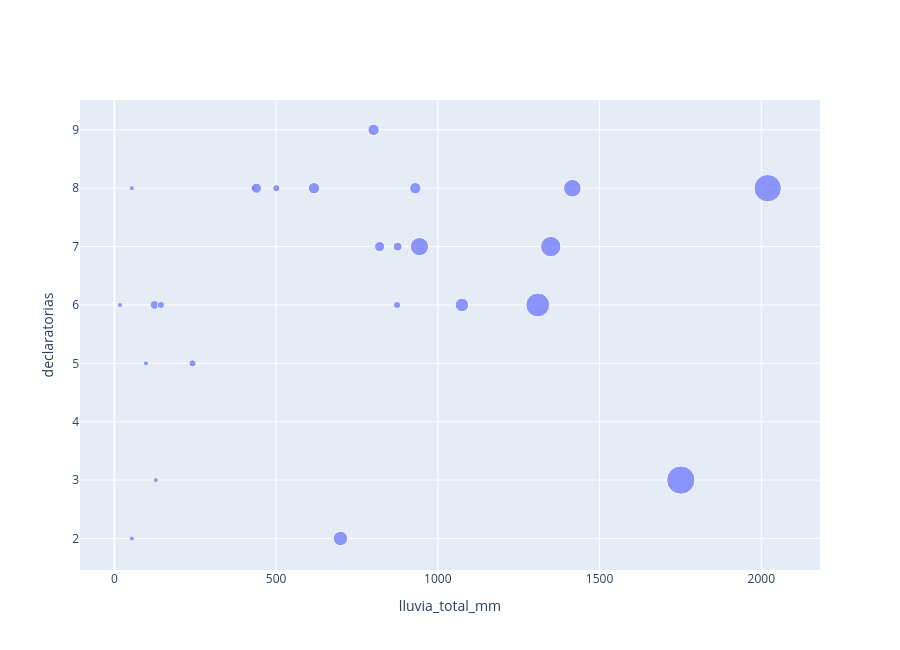

The notebook cell this image was saved under:
### Markdown cell above
Ahora, segun departamentos veremos las relaciones entre el total de lluvia y la cantidad de declaratorias, con un gráfico de dispersión.

### Code cell
# Columna solo para el tamaño: +1 para que los departamentos con 0 días no desaparezcan
df["tamano"] = df["dias_lluvia_fuerte"] + 1

fig2 = px.scatter(df,
                  x="lluvia_total_mm",
                  y="declaratorias",
                  hover_name="departamento",
                  size="tamano",
                  hover_data={"tamano": False, "dias_lluvia_fuerte": True},
                  labels={"dias_lluvia_fuerte": "Días con lluvia fuerte"},
                  height=650)

fig2.update_layout(margin=dict(t=100))
fig2.show()

### Figure 1 — Plotly figure (JSON) as saved in the notebook; plotly's stock layout.template omitted (floating-point values rounded to 4 significant figures)
{"data": [{"customdata": [[1, 0], [12, 11], [4, 3], [4, 3], [2, 1], [3, 2], [1, 0], [5, 4], [5, 4], [5, 4], [3, 2], [16, 15], [2, 1], [1, 0], [1, 0], [29, 28], [31, 30], [1, 0], [2, 1], [2, 1], [7, 6], [13, 12], [1, 0], [8, 7], [22, 21]], "hovertemplate": "<b>%{hovertext}</b><br><br>lluvia_total_mm=%{x}<br>declaratorias=%{y}<br>Días con lluvia fuerte=%{customdata[1]}<extra></extra>", "hovertext": ["Amazonas", "Áncash", "Apurímac", "Arequipa", "Ayacucho", "Cajamarca", "Callao", "Cusco", "Huancavelica", "Huánuco", "Ica", "Junín", "La Libertad", "Lambayeque", "Lima", "Loreto", "Madre de Dios", "Moquegua", "Pasco", "Piura", "Puno", "San Martín", "Tacna", "Tumbes", "Ucayali"], "legendgroup": "", "marker": {"color": "#636efa", "size": [1, 12, 4, 4, 2, 3, 1, 5, 5, 5, 3, 16, 2, 1, 1, 29, 31, 1, 2, 2, 7, 13, 1, 8, 22], "sizemode": "area", "sizeref": 0.0775, "symbol": "circle"}, "mode": "markers", "name": "", "orientation": "v", "showlegend": false, "type": "scatter", "x": [427.9, 1416.0, 820.0, 439.4, 500.8, 875.7, 54.0, 801.3, 930.4, 617.0, 124.3, 1349.0, 143.8, 128.1, 54.0, 2020.0, 1751.0, 97.5, 874.2, 241.6, 1074.0, 943.3, 17.4, 699.1, 1309.0], "xaxis": "x", "y": [8, 8, 7, 8, 8, 7, 2, 9, 8, 8, 6, 7, 6, 3, 8, 8, 3, 5, 6, 5, 6, 7, 6, 2, 6], "yaxis": "y"}], "layout": {"height": 650, "legend": {"itemsizing": "constant", "tracegroupgap": 0}, "margin": {"t": 100}, "xaxis": {"anchor": "y", "domain": [0, 1], "title": {"text": "lluvia_total_mm"}}, "yaxis": {"anchor": "x", "domain": [0, 1], "title": {"text": "declaratorias"}}}}
